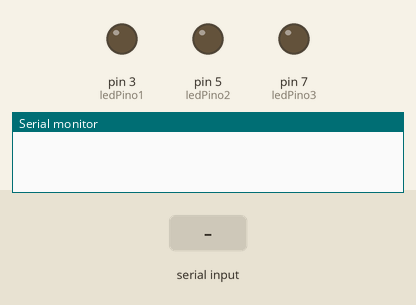
A sketch run on a simulated Arduino Uno, built with avr-gcc and run on an emulated ATmega328P. Shown: output pins drawn as LEDs (lit = HIGH), the last lines printed to the serial monitor. The inputs (shaded band) are chosen by the test bench.

Above: at 1.2 s.
1.3 s: "1" received over Serial
At 1.6 s:
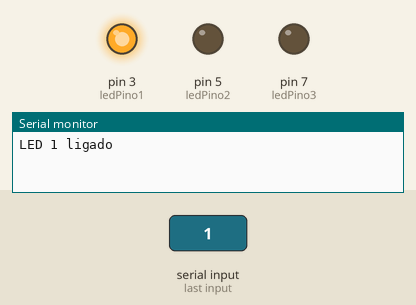
2.8 s: "2" received over Serial
At 3.9 s:
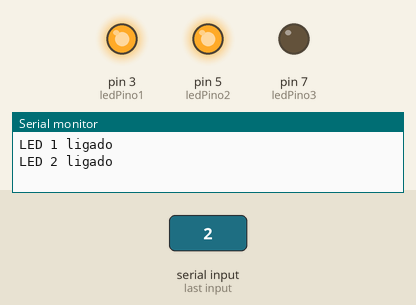
4.3 s: "3" received over Serial
At 5.0 s:
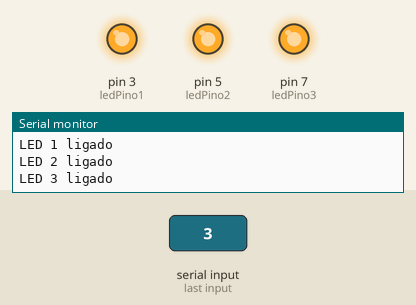
Timing chart, 0 to 7.3 s (numbered marks = the images above; inputs shaded):
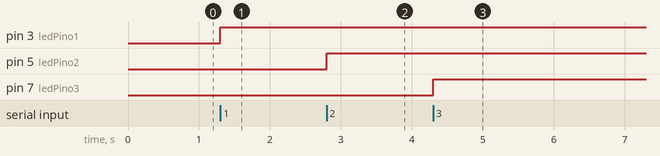

The sketch:

LEDs_using_finger_count.ino
```cpp
int ledPino1 = 3;  // Pino do primeiro LED
int ledPino2 = 5;  // Pino do segundo LED
int ledPino3 = 7;  // Pino do terceiro LED

void setup() {
  Serial.begin(9600);
  pinMode(ledPino1, OUTPUT);
  pinMode(ledPino2, OUTPUT);
  pinMode(ledPino3, OUTPUT);
}

void loop() {
  if (Serial.available() > 0) {
    char comando = Serial.read(); // Lê o comando enviado pelo Python

    if (comando == '1') {
      digitalWrite(ledPino1, HIGH); // Liga o primeiro LED
      Serial.println("LED 1 ligado");
    } else if (comando == '2') {
      digitalWrite(ledPino2, HIGH); // Liga o segundo LED
      Serial.println("LED 2 ligado");
    } else if (comando == '3') {
      digitalWrite(ledPino3, HIGH); // Liga o terceiro LED
      Serial.println("LED 3 ligado");
    } else if (comando == '0') {
      digitalWrite(ledPino1, LOW); // Desliga o primeiro LED
      digitalWrite(ledPino2, LOW); // Desliga o segundo LED
      digitalWrite(ledPino3, LOW); // Desliga o terceiro LED
      Serial.println("Todos os LEDs desligados");
    }
  }
}
```

Measured:
- after the input at 1.3 s, pin 3 (ledPino1): LOW → HIGH at once
- after the input at 2.8 s, pin 5 (ledPino2): LOW → HIGH at once
- after the input at 4.3 s, pin 7 (ledPino3): LOW → HIGH at once
